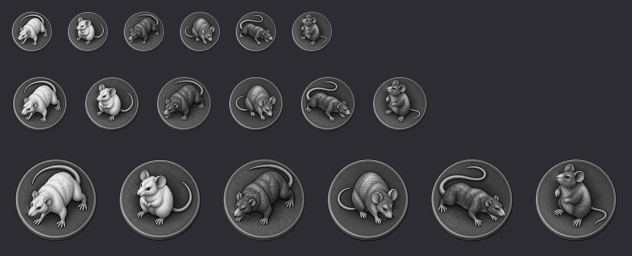
#> input picture art/monsters-v8-c0b/exports/compare-mice-vs-rats-grayscale.png, 632 x 256 px, given in place of giant-white-rat.png, which was not available
$ python compare.py
#> lines starting #> are read from the running program, lines starting #| are printed output that depends on the picture; pictures that were not available may be replaced by others from this repository, and a replacement may not be noted
"""Build the C0b review contact sheets: new token next to the mapped relative it
must stay separable from, in colour and in grayscale, at 48/64/96px.

Read-only: it reads existing C exports (this batch's `exports/` and the runtime
`data/gfx/tokens` copies of the already mapped anchors) and writes only review
sheets under `exports/`. Review sheets are never runtime assets.
"""
import json
from pathlib import Path

from PIL import Image

ART = Path(__file__).resolve().parent
ROOT = ART.parents[1]
RUNTIME = ROOT / 'data/gfx/tokens'

# (group, [(label, id, source)]) where source is 'new' (this batch) or 'mapped'.
GROUPS = [
    ('mice-vs-rats', [('giant white rat', 'giant-white-rat', 'mapped'),
                      ('giant white mouse', 'giant-white-mouse', 'new'),
                      ('giant brown rat', 'brown-rat', 'mapped'),
                      ('giant brown mouse', 'giant-brown-mouse', 'new'),
                      ('giant grey rat', 'giant-grey-rat', 'mapped'),
                      ('giant grey mouse', 'giant-grey-mouse', 'new')]),
    ('rodent-extra', [('giant brown rat', 'brown-rat', 'mapped'),
                      ('giant rabbit', 'giant-rabbit', 'new'),
                      ('giant white rat', 'giant-white-rat', 'mapped'),
                      ('giant crystal rat', 'giant-crystal-rat', 'new')]),
    ('molds', [('grey mold', 'grey-mold', 'mapped'),
               ('brown mold', 'brown-mold', 'new'),
               ('green mold', 'green-mold', 'new'),
               ('shining mold', 'shining-mold', 'new')]),
]
SIZES = (48, 64, 96)
BG = (44, 44, 50, 255)


def load(asset_id, source, size):
    if source == 'new':
        return Image.open(ART / 'exports' / str(size) / (asset_id + '.png')).convert('RGBA')
    # Mapped anchors only exist at 128px in the runtime directory; downscale for
    # review only, using the same premultiplied-alpha area filter idea. This is a
    # review sheet, never a runtime asset.
    image = Image.open(RUNTIME / (asset_id + '.png')).convert('RGBA')
    return image if image.width == size else image.resize((size, size), Image.LANCZOS)


def sheet(entries, size, gray):
    pad, cell = 8, size
    width = pad + len(entries) * (cell + pad)
    image = Image.new('RGBA', (width, cell + pad * 2), BG)
    for i, (_, asset_id, source) in enumerate(entries):
        token = load(asset_id, source, size)
        if gray:
            grey = token.convert('LA').convert('RGBA')
            grey.putalpha(token.getchannel('A'))
            token = grey
        image.alpha_composite(token, (pad + i * (cell + pad), pad))
    return image


def main():
    index = {}
    for group, entries in GROUPS:
        for gray in (False, True):
            rows = [sheet(entries, size, gray) for size in SIZES]
#> in sheet, `image = Image.new('RGBA', (width, cell + pad * 2), BG)`:
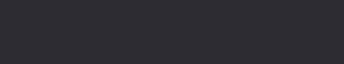
#> image: PIL image 344x64 RGBA; mean R, G, B, A 44, 44, 50, 255
#> in load, `return image if image.width == size else image.resize((size, size), Im..`:
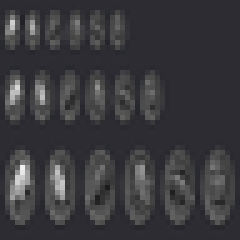
#> returned value: PIL image 48x48 RGBA (shown 5 times larger); mean R, G, B, A 57.6, 57.6, 61.6, 255
#> in sheet, `image.alpha_composite(token, (pad + i * (cell + pad), pad))`:
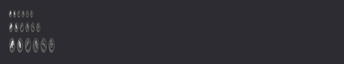
#> image: PIL image 344x64 RGBA; mean R, G, B, A 45.4, 45.4, 51.2, 255
            width = max(r.width for r in rows)
            out = Image.new('RGBA', (width, sum(r.height for r in rows)), BG)
            y = 0
            for r in rows:
                out.alpha_composite(r, (0, y))
                y += r.height
            name = f"compare-{group}-{'grayscale' if gray else 'colour'}.png"
            (ART / 'exports').mkdir(exist_ok=True)
            out.convert('RGB').save(ART / 'exports' / name)
            index[name] = dict(group=group, grayscale=gray, sizes=list(SIZES),
                               order=[e[0] for e in entries])
    (ART / 'exports' / 'compare-index.json').write_text(json.dumps(index, ensure_ascii=False, indent=2) + '\n')
    print('PASS:', len(index), 'review sheets; rows are 48/64/96px, review only, not runtime assets')


if __name__ == '__main__':
#> (the run stopped early here; a loop or call above may not have finished)
